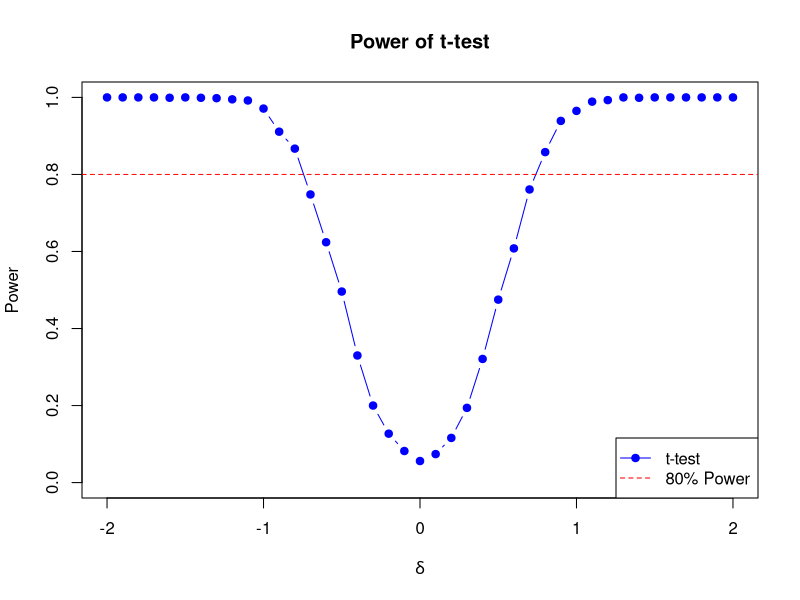

Source code (R):
set.seed(123)

# Funkcja do symulacji i obliczania mocy testu t-Studenta
calculate_power_t_test <- function(n, delta, sigma, alpha, num_simulations) {
  power <- numeric(length(delta))
  
  for (i in 1:length(delta)) {
    reject_count <- 0
    
    for (j in 1:num_simulations) {
      x <- rnorm(n, mean = 0, sd = sigma)
      y <- rnorm(n, mean = delta[i], sd = sigma)
      
      p_value <- t.test(x, y)$p.value
      
      if (p_value < alpha) {
        reject_count <- reject_count + 1
      }
    }
    
    power[i] <- reject_count / num_simulations
  }
  
  return(power)
}

# Parametry
n <- 30
sigma <- 1
alpha <- 0.05
num_simulations <- 1000
delta <- seq(-2, 2, by = 0.1)

# Obliczenie mocy testu t-Studenta
power_t_test <- calculate_power_t_test(n, delta, sigma, alpha, num_simulations)

# Wykres mocy testu t-Studenta
plot(delta, power_t_test, type = "b", col = "blue", pch = 19,
     xlab = expression(delta), ylab = "Power",
     main = "Power of t-test",
     ylim = c(0, 1))
abline(h = 0.8, col = "red", lty = 2)
legend("bottomright", legend = c("t-test", "80% Power"), col = c("blue", "red"), lty = c(1, 2), pch = c(19, NA))

